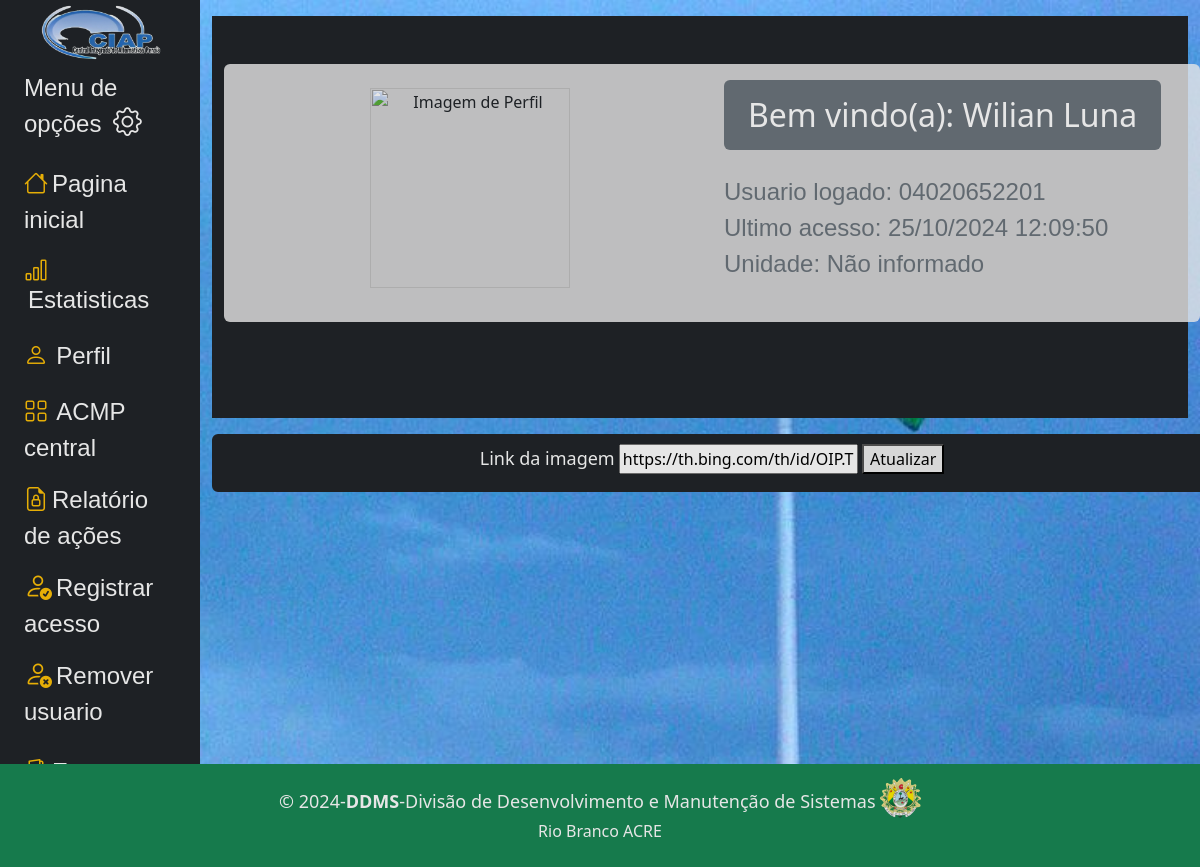
The page /base/perfil/ (signed in) on the database as committed earlier.
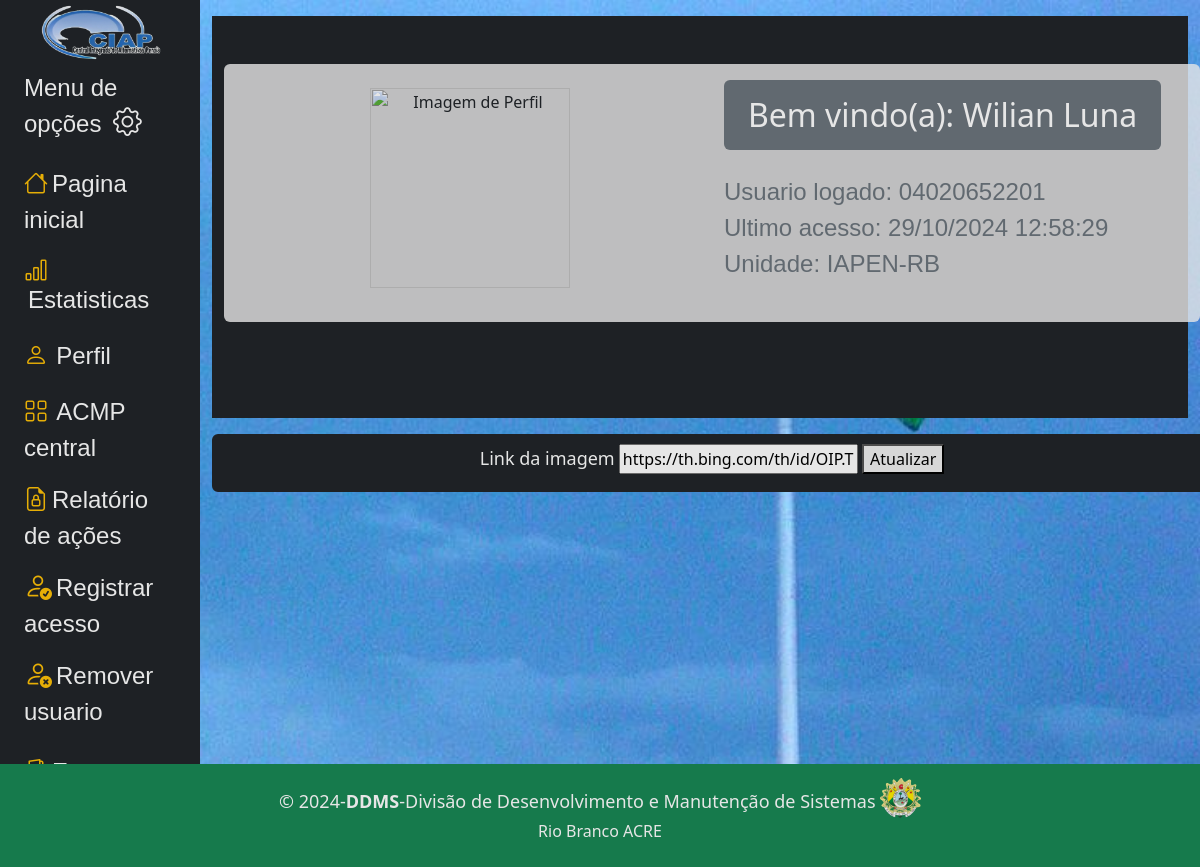
The same page on the database as committed later.
### core/models.py (models this page shows, shortened)
class User(AbstractBaseUser, PermissionsMixin):
    cpf = models.CharField(max_length=11, unique=True)
    nome = models.CharField(max_length=255, default='')
    profile_image = models.URLField(max_length=200, blank=True, null=True)
    unidade = models.CharField(
                            choices=c_unidade,
                            max_length=15,
                            null=False,
                            blank=False,
                            default='Não informado',
                            )
    is_active = models.BooleanField(default=True)
    is_staff = models.BooleanField(default=False)
    USERNAME_FIELD = 'cpf'
    REQUIRED_FIELDS = []
    objects = UserManager()

### core/views.py (the view)
# urls.py: path('base/perfil/', views.atualizar_perfil_img, name='perfil'),
def atualizar_perfil_img(request):
    if request.user.is_authenticated:
        user = request.user  # Now it's guaranteed to be a User instance
        if request.method == 'POST':
            form = UserForm(request.POST, instance=user)
            if form.is_valid():
                form.save()
                return redirect('perfil')
        else:
            form = UserForm(instance=user)
        return render(request, 'account/perfil.html', {'form': form})
    else:
        return redirect('login_new')  # Redirect to login if not authenticated

### core/forms.py
class UserForm(forms.ModelForm):
    class Meta:
        model = User
        fields = ['profile_image']

### templates/account/perfil.html (shortened to what this page needs)
{% extends 'commons/include/new_base.html' %}
{% load static %}
{% block content %}
<section class="bg-dark py-5">
    <div class="container">
        <div class="row">
            <div class="col-lg-12 mb-4 mb-sm-5">
                <div class="card card-style1 border-0">
                    <div class="card-body p-1-9 p-sm-2-3 p-md-6 p-lg-7">
                        <div class="row align-items-center">
                            <div class="col-lg-6 mb-4 mb-lg-0 text-center">
                            <img src="{{ user.profile_image }}" alt="Imagem de Perfil" onerror="this.src='https://th.bing.com/th/id/R.b84e94b34cf94cf7df6534beca0f18be?rik=A7grf4rTsFJAlQ&riu=http%3a%2f%2fassets.stickpng.com%2fthumbs%2f585e4beacb11b227491c3399.png&ehk=%2f7DjJ5adkIYfWfL4YSP4uLobeynRdeglnEPUcDrHr%2bM%3d&risl=&pid=ImgRaw&r=0'" style="height: 200px;" autocomplete="off">
                            </div>
                            <div class="col-lg-6 px-xl-10">
                                <div class="bg-secondary d-lg-inline-block py-3 px-3 px-sm-4 mb-4 rounded">
                                    <h3 class="h2 text-white mb-0">Bem vindo(a): {{ user.nome }}</h3>
                                </div>
                                <ul class="list-unstyled mb-4">
                                    <li class="mb-2">
                                        <span class="text-secondary me-2 font-weight-600">Usuario logado: {{ user.cpf }}</span>
                                        <br>
                                        <span class="text-secondary me-2 font-weight-600">Ultimo acesso: {{ user.last_login }}</span>
                                        <br>
                                        <span class="text-secondary me-2 font-weight-600">Unidade: {{ user.unidade }}</span>
                                    </li>
                                </ul>
                            </div>
                        </div>
                    </div>
                </div>
            </div>
        </div>
    </div>
</section>
<div class="container border border-2 border-dark bg-dark d-flex justify-content-center rounded mt-3">
    <form method="post" class="mt-2" enctype="multipart/form-data">
        <label class="text-white">Link da imagem</label>
        {{ form.profile_image }}
        <button type="submit">Atualizar</button>
    </form>
    <br>
</div>
<footer class="bg-success text-white text-center py-4 mt-5 fixed-bottom">
    <div class="container">
        <p class="mb-1" style="font-size: large;">&copy; 2024-<strong>DDMS</strong>-Divisão de Desenvolvimento e Manutenção de Sistemas
            <img src="{{ MEDIA_URL }}/media/brasaoacre.png" class="img-fluid" alt="Logo" style="height: 40px;"></p>
        <p class="mb-0">Rio Branco ACRE</p>
    </div>
</footer>
{% endblock content %}

Rows that differ between the two databases and show on the page:
changed User "Wilian Luna": last_login "25/10/2024 12:09:50" → "29/10/2024 12:58:29"; unidade "Não informado" → "IAPEN-RB"
